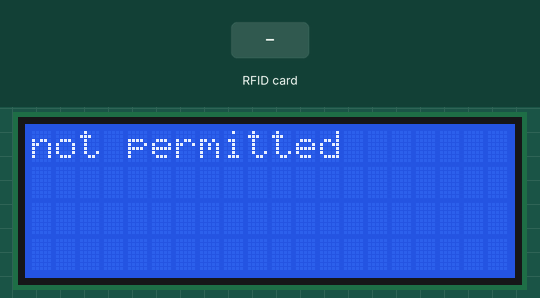
Simulated run of this sketch. Board: ESP32. On the bench: 20×4 character LCD. The test bench sets the inputs (shaded band). WiFi joins after 1.5 s; servers stay silent unless stated.

Above: at 4.5 s.
4.6 s: RFID card 46 2E 42 73 held to the reader
At 8.1 s:
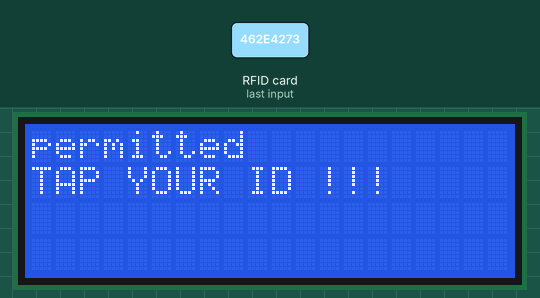
11.1 s: RFID card 5E 7A 19 C4 held to the reader
At 14.2 s:
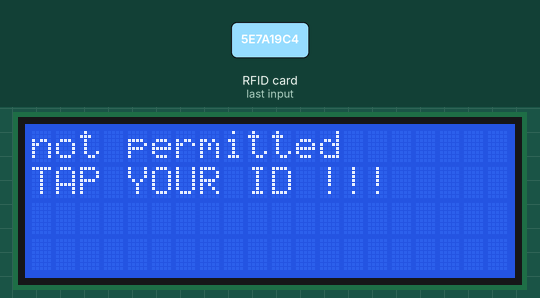
14.6 s: RFID card 21 95 73 2E held to the reader
At 18.6 s:
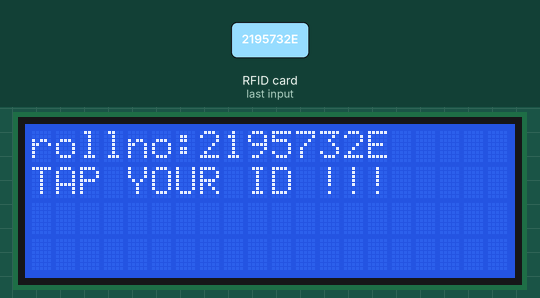
Timing chart, 0 to 20.1 s (numbered marks = the images above; inputs shaded):
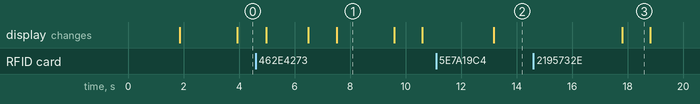

Measured:
- after the input at 4.6 s, the display: first differs from a run without the input after 1.9 s (image 1 shows a later state)
- after the input at 11.1 s, the display: changes after 2.1 s (image 2)
- after the input at 14.6 s, the display: changes after 3.2 s (image 3)
- what the display in image 1 shows lasts 2.1 s, from 7.5 s to 9.6 s
- what the display in image 3 shows lasts 1.0 s, from 17.8 s to 18.8 s

The sketch:

door_locking_system.ino
```cpp
#define BLYNK_TEMPLATE_ID "TMPL3W78uNfxN"
#define BLYNK_TEMPLATE_NAME "new"
#define BLYNK_AUTH_TOKEN "FPvPa68VlvBms8W9ZyXi4jVpuIOcsfbo"
#include <LiquidCrystal_I2C.h>
#include <SPI.h>
#include <MFRC522.h>
/* Comment this out to disable prints and save space */
#define BLYNK_PRINT Serial
#include <WiFi.h>
#include <WiFiClient.h>
#include <BlynkSimpleEsp32.h>
#include <DHT.h>


//----------------------------------------


BlynkTimer timer;


// Your WiFi credentials.
// Set password to "" for open networks.
char ssid[] = "---";
char pass[] = "----";
// Defines SS/SDA PIN and Reset PIN for RFID-RC522.
#define SS_PIN  5
#define RST_PIN 4

// Defines the button PIN.
#define BTN_PIN 15

// Variables for the number of columns and rows on the LCD.
int lcdColumns = 20;
int lcdRows = 4;

// Variable to read data from RFID-RC522.
int readsuccess;
char str[32] = "";
String UID_Result = "--------";

// Create LiquidCrystal_I2C object as "lcd" and set the LCD I2C address to 0x27 and set the LCD configuration to 20x4.
// In general, the address of a 20x4 I2C LCD is "0x27".
// However, if the address "0x27" doesn't work, you can find out the address with "i2c_scanner". Look here : https://playground.arduino.cc/Main/I2cScanner/
LiquidCrystal_I2C lcd(0x27, lcdColumns, lcdRows);  // (lcd_address, lcd_Columns, lcd_Rows)

// Create MFRC522 object as "mfrc522" and set SS/SDA PIN and Reset PIN.
MFRC522 mfrc522(SS_PIN, RST_PIN);

//__getUID()
// Subroutine to obtain UID/ID when RFID card or RFID keychain is tapped to RFID-RC522 module.
int getUID() {
  if(!mfrc522.PICC_IsNewCardPresent()) {
    return 0;
  }
  if(!mfrc522.PICC_ReadCardSerial()) {
    return 0;
  }

  byteArray_to_string(mfrc522.uid.uidByte, mfrc522.uid.size, str);
  UID_Result = str;

  mfrc522.PICC_HaltA();
  mfrc522.PCD_StopCrypto1();

  return 1;
}
//________________________________________________________________________________

//__byteArray_to_string()
void byteArray_to_string(byte array[], unsigned int len, char buffer[]) {
  for (unsigned int i = 0; i < len; i++) {
    byte nib1 = (array[i] >> 4) & 0x0F;
    byte nib2 = (array[i] >> 0) & 0x0F;
    buffer[i*2+0] = nib1  < 0xA ? '0' + nib1  : 'A' + nib1  - 0xA;
    buffer[i*2+1] = nib2  < 0xA ? '0' + nib2  : 'A' + nib2  - 0xA;
  }
  buffer[len*2] = '\0';
}
//________________________________________________________________________________

//__VOID SETUP()
void setup(){
  Serial.begin(115200);
  Blynk.begin(BLYNK_AUTH_TOKEN, ssid, pass);
  // put your setup code here, to run once:

  pinMode(BTN_PIN, INPUT_PULLUP);

  // Initialize LCD.
  lcd.init();
  // turn on LCD backlight.
  lcd.backlight();

  // Init SPI bus.
  SPI.begin();
  // Init MFRC522.
  mfrc522.PCD_Init();

  delay(1000);

  lcd.clear();


}
//________________________________________________________________________________

//__VOID LOOP()
void loop(){
  // put your main code here, to run repeatedly:
   String a="permitted            ";
  String b="not permitted         ";
  String c="UNKNOWN";
  String d="rollno:"+UID_Result;
  lcd.setCursor(0,0);

  delay(1000);

  if(UID_Result=="462E4273")
  {
      Blynk.virtualWrite(V0, "PERSON 1");
      lcd.print(d);
      delay(1000);
     lcd.setCursor(0,0);
     lcd.print(a);

      delay(1000);


  }
  else if(UID_Result=="2195732E")
  {
    Blynk.virtualWrite(V0, "PERSON 2");
    lcd.print(d);
      delay(1000);
     lcd.setCursor(0,0);
     lcd.print(a);

     delay(1000);

  }
  else
  {
    Blynk.virtualWrite(V0, "UNKNOWN");
     lcd.setCursor(0,0);
     lcd.print(b);

     delay(1000);
  }
  lcd.setCursor(0,1);
  lcd.print("TAP YOUR ID !!! ");

  readsuccess = getUID();


  if(readsuccess){
    lcd.setCursor(6, 2);
    lcd.print("              ");
    delay(500);
  }
  delay(10);
  Blynk.run();
}
//________________________________________________________________________________
//<<<<<<<<<<<<<<<<<<<<<<<<<<<<<<<<<<<<<<<<<<<<<<<<<<<<<<<<<<<<<<<<<<<<<<<<<<<<<<<<<<<<<<<<<
```
